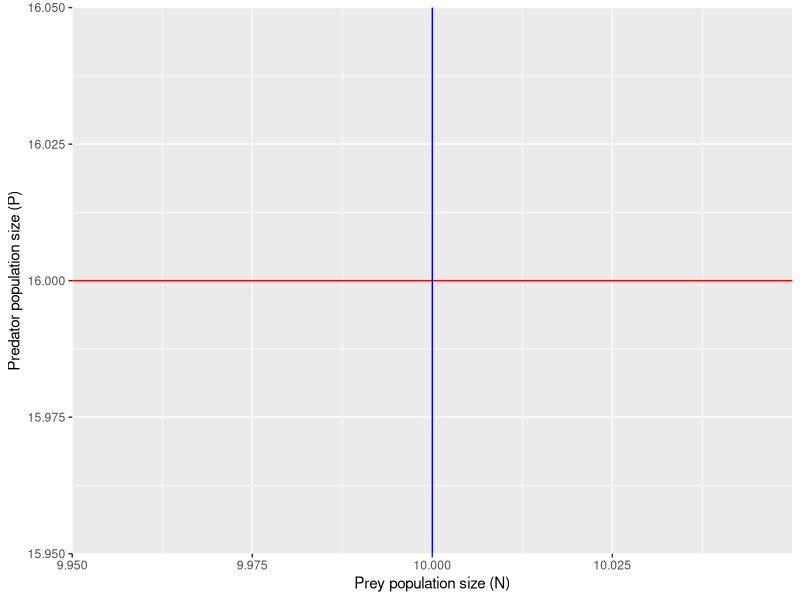
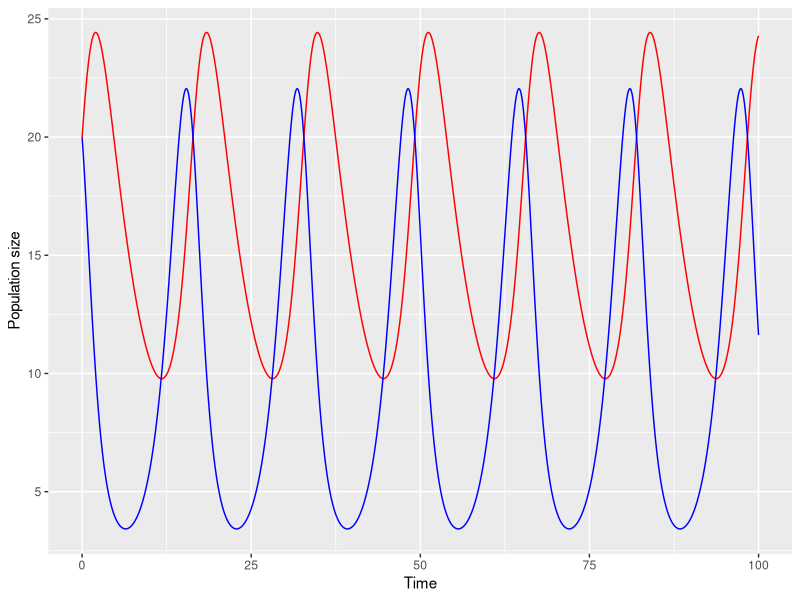
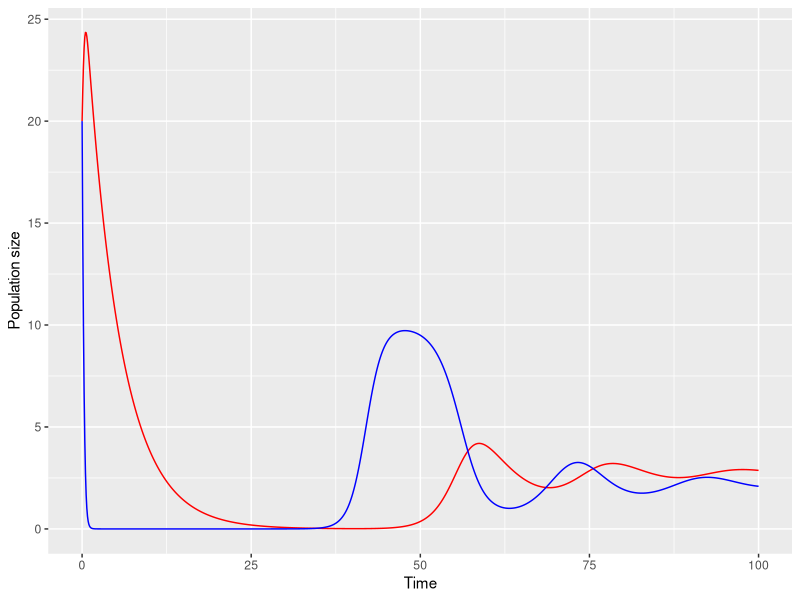

Reproduce these figures in R, in order.

# Load packages
library(tidyverse)
library(deSolve) # Package for solving differential equations

# Define rates
b <- 0.8
a <- 0.05 
e <- 0.4 
d <- 0.2

# 1 - Plot the isoclines

plot_isoclines <- function(e, a, d, b) {
  
  # Prey isocline
  P <- b/a
  
  # Predator isocline
  N <- d/(e*a)
  
  # Plot the isoclines
  p <- ggplot() +
    geom_hline(yintercept = P, colour = "red") +
    geom_vline(xintercept = N, colour = "blue") +
    labs(x = "Prey population size (N)", y = "Predator population size (P)")
  
  return(p)
  
}

# Plot the isoclines
plot_isoclines(e = e, a = a, b = b, d = d)

# 2 - Perform the eigen-analysis

pred_prey_eigen <- function(e, b, d) {
  
  # Construct Jacobian matrix
  m <- matrix(c(0, -d/e, e*b, 0), nrow = 2)
  
  # Perform the eigen-analysis
  return(eigen(m)$values)
}

pred_prey_eigen(e = e, b = b, d = d)

# 3 - Solve the differential equations and plot

# Choose starting population sizes
N0 <- 20
P0 <- 20

# Make a time sequence
Time <- seq(0, 100, by = 0.1) 

# 3 a - Use the classic Lotka-Volterra formulation

# Define an ODE function for the classic Lotka-Volterra model
predpreyLV <- function(t, y, params) { 
  N <- y[1] 
  P <- y[2] 
  with(as.list(params), {
    dNdt <- b * N - a * P * N 
    dPdt <- e * a * P * N - d * P
    return(list(c(dNdt, dPdt)))
  })
}

# Re-define rates
b <- 0.8
a <- 0.05 
e <- 0.4 
d <- 0.2

# Make a vector of the Lotka-Volterra parameters
parmsLV <- c(b = b, a = a, d = d, e = e)

# Solve 
LV_out <- ode(c(N0 = N0, P0 = P0), Time, predpreyLV, parmsLV) %>%
  as_tibble()

# Plot the predator-prey trajectory
ggplot(LV_out) +
  geom_line(aes(x = time, y = P0), colour = "red") +
  geom_line(aes(x = time, y = N0), colour = "blue") +
  labs(x = "Time", y = "Population size")

# 3 b - Use the Rosenzweig-MacArthur formulation

# Define new rates
w <- 5
D <- 20
alpha <- 0.1

# Re-define rates
b <- 0.8
a <- 0.05 
e <- 0.4 
d <- 0.2

# Define an ODE function for the Rosenzweig-MacArthur model
predpreyRM <- function(t, y, params) { 
  N <- y[1] 
  P <- y[2] 
  with(as.list(params), { 
    dNdt <- b * N * (1 - alpha * N) - w * P * N/(D + N) 
    dPdt <- e * w * P * N/(D + N) - d * P 
    return(list(c(dNdt, dPdt))) 
  }) 
}

# Make a vector of the Rosenzweig-MacArthur parameters
parmsRM <- c(b = b, a = a, d = d, e = e, w = w, D = D, alpha = alpha)

# Solve 
RM_out <- ode(c(N0 = N0, P0 = P0), Time, predpreyRM, parmsRM) %>%
  as_tibble()

# Plot the predator-prey trajectory
ggplot(RM_out) +
  geom_line(aes(x = time, y = P0), colour = "red") +
  geom_line(aes(x = time, y = N0), colour = "blue") +
  labs(x = "Time", y = "Population size")
